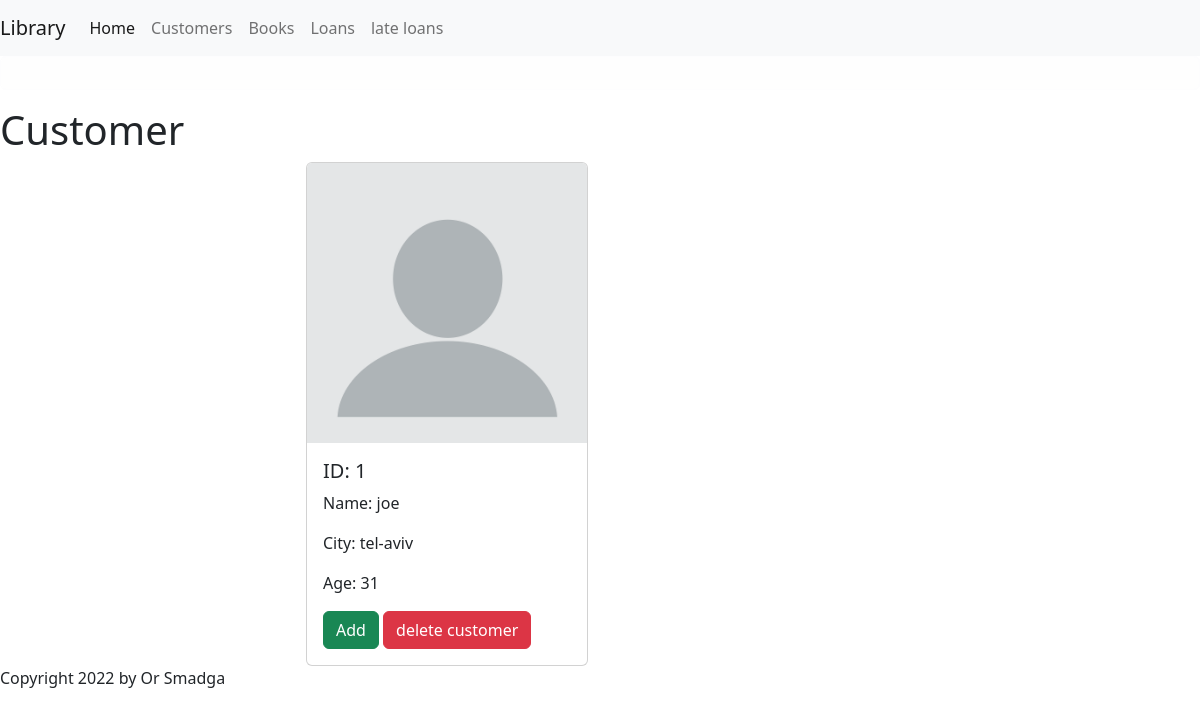
The page /all_customers/1 on the database its author committed.
### project/customers/models.py (models this page shows, shortened)
class Customers(db.Model):
    id = db.Column(db.Integer, primary_key=True)
    name = db.Column(db.String(120), nullable=False)
    city = db.Column(db.String(120), nullable=False)
    age = db.Column(db.Integer, nullable=False)
    is_active = db.Column(db.Boolean, unique=False, default=True)
    loans = db.relationship('Loans', backref='customers')

### project/customers/views.py (the view)
@customers.route("/all_customers/<ind>", methods = ['GET'])
@customers.route("/all_customers/" , methods = ['GET'])
def show_customers(ind =-1):
    customer_searched=Customers.query.get(int(ind))
    if int(ind) > -1 and customer_searched != None:
        return render_template ("customer.html",customer=customer_searched)
    return render_template ("customers.html", customers=Customers.query.filter_by(is_active = True))

### project/customers/templates/customer.html (shortened to what this page needs)
{% extends "layout.html" %}
{% block content %}
<h1>Customer</h1>
<div class="row row-cols-1 row-cols-md-4 g-4">
    <p class="important">
    <div class="col">
        <div class="card">
            <img src="\static\customer.jpg" class="card-img-top">
            <div class="card-body">
                <h5 class="card-title">ID: {{ customer.id}}</h5>
                <p class="card-text">Name: {{ customer.name}}</p>
                <p class="card-text">City: {{ customer.city}}</p>
                <p class="card-text">Age: {{ customer.age}}</p>
                <a class="btn btn-success" href="/add_customer">Add</a>
                <a class="btn btn-danger"  href="/delete_customer/{{customer.id}}">delete
                    customer</a>
            </div>
        </div>
    </div>
</div>
{% endblock %}

### rows shown on the page
Customers: id "1", name "joe", city "tel-aviv", age "31"
